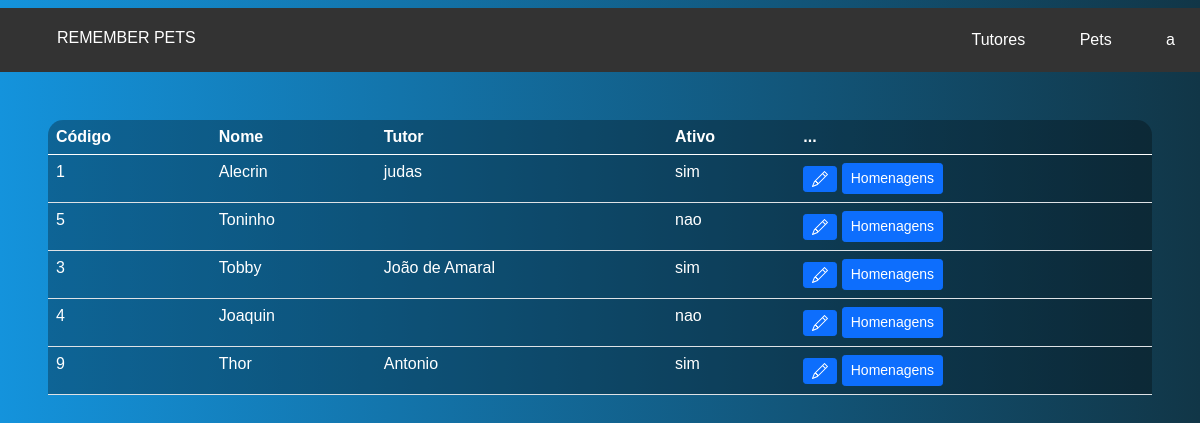
The page /listpet.php (signed in) on the database its author committed.
### tables this page shows
CREATE TABLE IF NOT EXISTS `pets` (
  `idpet` int NOT NULL AUTO_INCREMENT,
  `id_usuario` int NOT NULL,
  `nomepet` varchar(100) NOT NULL,
  `data` varchar(15) NOT NULL,
  `ativo` char(3) DEFAULT NULL,
  `latitude` varchar(50) NOT NULL,
  `longitude` varchar(50) NOT NULL,
  PRIMARY KEY (`idpet`),
  KEY `id_usuario` (`id_usuario`),
  KEY `nomepet` (`nomepet`)
);

CREATE TABLE IF NOT EXISTS `solicitar` (
  `id` int NOT NULL AUTO_INCREMENT,
  `nome` varchar(100) NOT NULL,
  `email` varchar(100) NOT NULL,
  `senha` varchar(100) NOT NULL,
  `nascimento` varchar(15) NOT NULL,
  `cpf` varchar(15) NOT NULL,
  PRIMARY KEY (`id`)
);

### listpet.php (the view, shortened to what this page needs)
<?php
include_once("conexao.php");
$logado = $_SESSION['email'];
$sql = "SELECT * FROM pets INNER JOIN solicitar ON pets.id_usuario = solicitar.id";
$result = $conn->query($sql);
?>
<html lang="en">
<head>
    <link href="https://cdn.jsdelivr.net/npm/bootstrap@5.0.2/dist/css/bootstrap.min.css" rel="stylesheet">
</head>
<body>
</body>
<div>
<ul>
<h2><a href="index.php">REMEMBER PETS</a></h2>
<li><a>Tutores</a>
</li>
<li><a>Pets</a>
</li>
<li><a><?php print_r($logado);?></a>
</li>
</ul>
</div>
    <div class="m-5">
        <table class="table text-white table-bg">
            <thead>
                <tr>
                    <th scope="col">Código</th>
                    <th scope="col">Nome</th>
                    <th scope="col">Tutor</th>
                    <th scope="col">Ativo</th>
                    <th scope="col">...</th>
                </tr>
            </thead>
            <tbody>
                <?php
                    while($user_data = mysqli_fetch_assoc($result)) {
                        echo "<tr>";
                        echo "<td>".$user_data['idpet']."</td>";
                        echo "<td>".$user_data['nomepet']."</td>";
                        echo "<td>".$user_data['nome']."</td>";
                        echo "<td>".$user_data['ativo']."</td>";
                        echo "<td>
                        <a class='btn btn-sm btn-primary' href='editpet.php?idpet=$user_data[idpet]' title='Editar'>
                            <svg xmlns='http://www.w3.org/2000/svg' width='16' height='16' fill='currentColor' class='bi bi-pencil' viewBox='0 0 16 16'>
                                <path d='M12.146.146a.5.5 0 0 1 .708 0l3 3a.5.5 0 0 1 0 .708l-10 10a.5.5 0 0 1-.168.11l-5 2a.5.5 0 0 1-.65-.65l2-5a.5.5 0 0 1 .11-.168l10-10zM11.207 2.5 13.5 4.793 14.793 3.5 12.5 1.207 11.207 2.5zm1.586 3L10.5 3.207 4 9.707V10h.5a.5.5 0 0 1 .5.5v.5h.5a.5.5 0 0 1 .5.5v.5h.293l6.5-6.5zm-9.761 5.175-.106.106-1.528 3.821 3.821-1.528.106-.106A.5.5 0 0 1 5 12.5V12h-.5a.5.5 0 0 1-.5-.5V11h-.5a.5.5 0 0 1-.468-.325z'/>
                            </svg>
                            </a>
                            <a class='btn btn-sm btn-primary' href='listhomenagem.php?idpet=$user_data[idpet]' title='Editar'>Homenagens
                            </a>
                            </td>";
                        echo "</tr>";
                    }
                    ?>
            </tbody>
        </table>
    </div>
</html>

### listpet.php (style rules this page uses)
body { font-family: Arial, Helvetica, sans-serif; background: linear-gradient(to right, rgb(20, 147, 220), rgb(17, 54, 71)); text-align: center; color: white; }
.table-bg { background: rgba(0, 0, 0, 0.3); border-radius: 15px 15px 0 0; }
ul { list-style: none; background: #333; text-align: right; }
ul h2 a { float: left; display: block; padding: 20px 25px; color: #FFF; text-decoration: none; text-align: left; font-size: 16px; }
ul li { display: inline-block; position: relative; }
ul li a { display: block; padding: 20px 25px; color: #FFF; text-decoration: none; text-align: left; font-size: 16px; margin: 0px 0px; }

### rows shown on the page
pets: idpet "1", nomepet "Alecrin", solicitar.nome "judas", ativo "sim"
pets: idpet "5", nomepet "Toninho", ativo "nao"
pets: idpet "3", nomepet "Tobby", solicitar.nome "João de Amaral", ativo "sim"
pets: idpet "4", nomepet "Joaquin", ativo "nao"
pets: idpet "9", nomepet "Thor", solicitar.nome "Antonio", ativo "sim"
